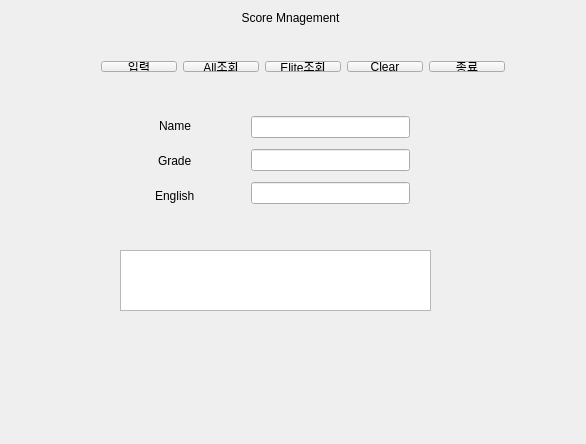
<?xml version="1.0" encoding="UTF-8"?>
<ui version="4.0">
 <class>Widget</class>
 <widget class="QWidget" name="Widget">
  <property name="geometry">
   <rect>
    <x>0</x>
    <y>0</y>
    <width>586</width>
    <height>444</height>
   </rect>
  </property>
  <property name="windowTitle">
   <string>Widget</string>
  </property>
  <widget class="QLabel" name="label">
   <property name="geometry">
    <rect>
     <x>180</x>
     <y>10</y>
     <width>221</width>
     <height>17</height>
    </rect>
   </property>
   <property name="layoutDirection">
    <enum>Qt::LeftToRight</enum>
   </property>
   <property name="text">
    <string>Score Mnagement</string>
   </property>
   <property name="textFormat">
    <enum>Qt::RichText</enum>
   </property>
   <property name="alignment">
    <set>Qt::AlignCenter</set>
   </property>
  </widget>
  <widget class="QTextEdit" name="textEdit">
   <property name="geometry">
    <rect>
     <x>120</x>
     <y>250</y>
     <width>311</width>
     <height>61</height>
    </rect>
   </property>
  </widget>
  <widget class="QWidget" name="layoutWidget">
   <property name="geometry">
    <rect>
     <x>120</x>
     <y>100</y>
     <width>111</width>
     <height>121</height>
    </rect>
   </property>
   <layout class="QVBoxLayout" name="verticalLayout">
    <item alignment="Qt::AlignHCenter">
     <widget class="QLabel" name="label_2">
      <property name="text">
       <string>Name</string>
      </property>
     </widget>
    </item>
    <item alignment="Qt::AlignHCenter">
     <widget class="QLabel" name="label_3">
      <property name="text">
       <string>Grade</string>
      </property>
     </widget>
    </item>
    <item alignment="Qt::AlignHCenter">
     <widget class="QLabel" name="label_4">
      <property name="text">
       <string>English</string>
      </property>
     </widget>
    </item>
   </layout>
  </widget>
  <widget class="QWidget" name="layoutWidget">
   <property name="geometry">
    <rect>
     <x>240</x>
     <y>100</y>
     <width>181</width>
     <height>121</height>
    </rect>
   </property>
   <layout class="QVBoxLayout" name="verticalLayout_2">
    <item>
     <widget class="QLineEdit" name="lineEdit"/>
    </item>
    <item>
     <widget class="QLineEdit" name="lineEdit_2"/>
    </item>
    <item>
     <widget class="QLineEdit" name="lineEdit_3"/>
    </item>
   </layout>
  </widget>
  <widget class="QLabel" name="label_5">
   <property name="geometry">
    <rect>
     <x>230</x>
     <y>230</y>
     <width>131</width>
     <height>17</height>
    </rect>
   </property>
   <property name="text">
    <string>  </string>
   </property>
  </widget>
  <widget class="QWidget" name="">
   <property name="geometry">
    <rect>
     <x>90</x>
     <y>50</y>
     <width>426</width>
     <height>33</height>
    </rect>
   </property>
   <layout class="QHBoxLayout" name="horizontalLayout">
    <item>
     <widget class="QPushButton" name="pushButton">
      <property name="text">
       <string>입력</string>
      </property>
     </widget>
    </item>
    <item>
     <widget class="QPushButton" name="pushButton_5">
      <property name="text">
       <string>All조회</string>
      </property>
     </widget>
    </item>
    <item>
     <widget class="QPushButton" name="pushButton_2">
      <property name="text">
       <string>Elite조회</string>
      </property>
     </widget>
    </item>
    <item>
     <widget class="QPushButton" name="pushButton_4">
      <property name="text">
       <string>Clear</string>
      </property>
     </widget>
    </item>
    <item>
     <widget class="QPushButton" name="pushButton_3">
      <property name="text">
       <string>종료</string>
      </property>
     </widget>
    </item>
   </layout>
  </widget>
 </widget>
 <layoutdefault spacing="6" margin="11"/>
 <resources/>
 <connections/>
</ui>
